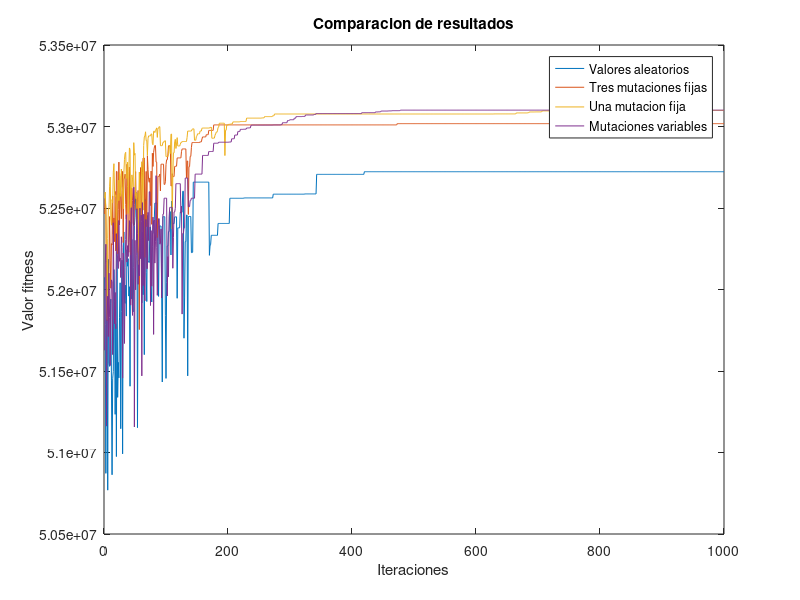
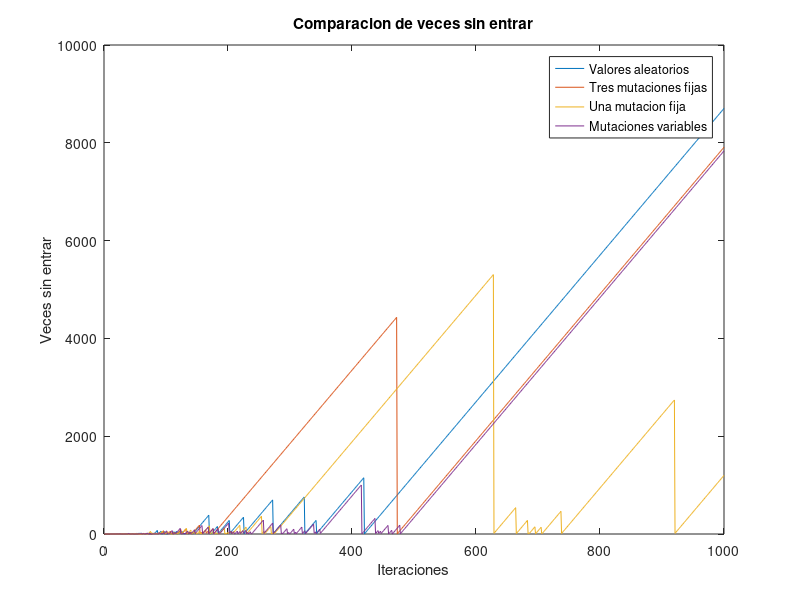

MATLAB code to generate these figures, in order:
%%%%%%%%%%%%%%%%%%%%%%%%%%%%%%%%%%%%%%%%%%%%%%%%%%%%%%%%%%%%%%%%%%%%%%%%%%%
%%%%%%%%%%%%%%%%%%%%%%% Generar grafica comparativa %%%%%%%%%%%%%%%%%%%%%%%
%%%%%%%%%%%%%%%%%%%%%%%%%%%%%%%%%%%%%%%%%%%%%%%%%%%%%%%%%%%%%%%%%%%%%%%%%%%

load comparacion.mat
load sin_entrar.mat

%% Generacion de grafica comparativa de resultados
figure
plot(x,random_fitness) 
hold on 
plot(x, tres_mutaciones)
hold on
plot(x,una_mutacion) 
hold on 
plot(x,variable_mutaciones)
hold off
legend('Valores aleatorios', 'Tres mutaciones fijas', 'Una mutacion fija', 'Mutaciones variables')
title('Comparacion de resultados')
xlabel('Iteraciones')
ylabel('Valor fitness');

%% Generacion de grafica comparativa de las veces sin entrar
figure
plot(x,sin_entrar_aleatorio) 
hold on 
plot(x, sin_entrar_tres)
hold on
plot(x, sin_entrar_uno) 
hold on 
plot(x, sin_entrar_variable)
hold off
legend('Valores aleatorios', 'Tres mutaciones fijas', 'Una mutacion fija', 'Mutaciones variables')
title('Comparacion de veces sin entrar')
xlabel('Iteraciones')
ylabel('Veces sin entrar');